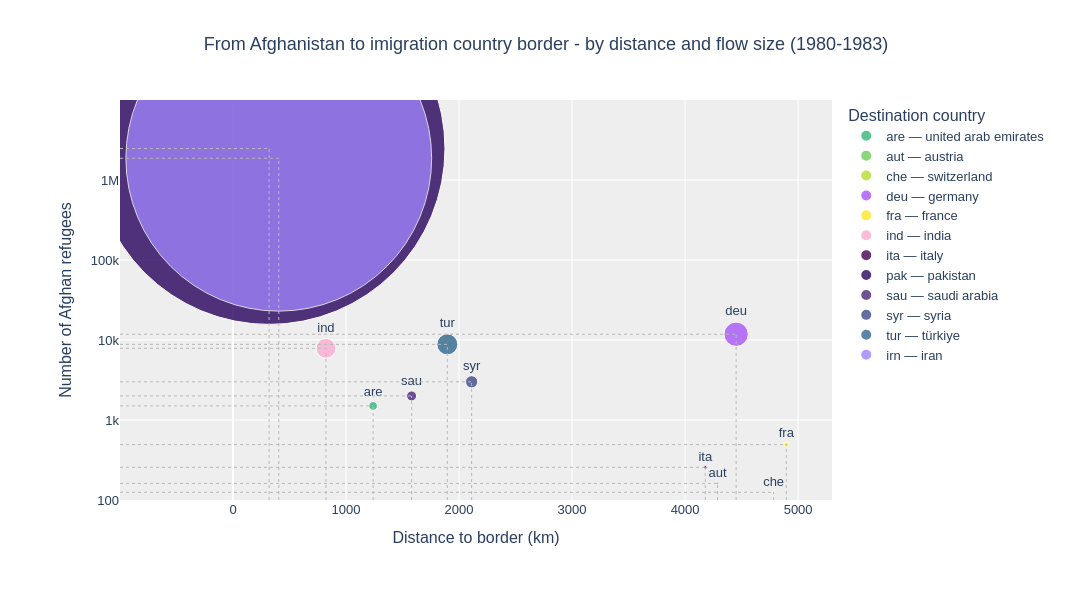

The notebook cell saved with this chart:
### Code cell
# -------------------------------------------------
#        Nunmber of refugees VS distance
# -------------------------------------------------

# Prep plot data
# ------------------

afg_plot = (
    afg_sub
    .groupby(["asylumiso", "asylumname"], as_index=False)["count"]
    .sum()
)

afg_plot["border_distance_km"] = afg_plot.apply(
    lambda row: distance_to_country_border_km(
        "afg",
        row["asylumiso"],
        countries_gdf
    ),
    axis=1
)


# legend labels
# ----------------
afg_plot["legend_label"] = (
    afg_plot["asylumiso"].str.lower()
    + " — "
    + afg_plot["asylumname"].str.lower()
)

legend_order = sorted(afg_plot["legend_label"].unique())

# custom colors
# ----------------
color_discrete_map={
"pak — pakistan": "#28035e",
"irn — iran": "#9E84FA",
"deu — germany": "#a855f7",
"usa — united States": "#c084fc",
"sau — saudi Arabia": "#d8b4fe",
"ind — india": "#fcabcf",
}

def lighten_color(color, amount=0.85):
    """
    Lightens the given color.
    amount=0 -> original color
    amount=1 -> white
    """
    try:
        c = mc.cnames[color]
    except:
        c = color

    r, g, b = mc.to_rgb(c)
    h, l, s = colorsys.rgb_to_hls(r, g, b)
    l = 1 - amount * (1 - l)

    r, g, b = colorsys.hls_to_rgb(h, l, s)

    return f"rgb({int(r*255)}, {int(g*255)}, {int(b*255)})"



#       plot
# ------------------
fig = px.scatter(
    afg_plot,
    x="border_distance_km",
    y="count",
    size="count",

    # use combined legend labels
    color="legend_label",
    color_discrete_map=color_discrete_map,
    category_orders={
    "legend_label": legend_order
    },

    text="asylumiso",
    log_y=True,
    hover_name="asylumname",
    hover_data={
    "legend_label": False,
    "asylumiso": False,
    },

    labels={
        "border_distance_km": "Distance to border (km)",
        "count": "Number of Afghan refugees",
        "legend_label": "Destination country",
    },

    title="From Afghanistan to imigration country border - by distance and flow size (1980-1983)",
    # Destinations by distance from central Afghanistan to immigration country border (1980-1983)
    # Afghanistan to imigration country border - by distanve and flow size (1980-1983)
    # Distance to recieving country border


    # colors
    color_discrete_sequence=px.colors.sequential.Viridis,
)

    # Other color codes
    # -------------------------------------------------------------
    # blue
    # color_discrete_sequence=px.colors.sequential.Blues,
    # Viridis
    # color_discrete_sequence=px.colors.sequential.Viridis,
    # pastelle
    # olor_discrete_sequence=px.colors.qualitative.Set3
    # reds yellow
    # color_discrete_sequence=px.colors.sequential.YlOrRd


# put iran trace last so it is drawn on top
fig.data = tuple(
    [trace for trace in fig.data if not trace.name.startswith("irn")]
    + [trace for trace in fig.data if trace.name.startswith("irn")]
)

# circle size and style
# -----------------------
fig.update_traces(
    textposition="top center",
    marker=dict(
        sizemode="area",
        sizeref=40,   # smaller = larger bubbles
        opacity=0.8,
    )
)


# pastel hover / explainer box
# ------------------------------
for trace in fig.data:

    original_color = trace.marker.color

    trace.hoverlabel = dict(
        bgcolor=lighten_color(original_color, 0.35),
        font_size=13,
        font_color="black",
        bordercolor=original_color,
    )


# y axis
# ----------
fig.update_yaxes(
    range=[2, 7],   # 10^2 to 10^7
    tickvals=[1e2, 1e3, 1e4, 1e5, 1e6],
    ticktext=["100", "1k", "10k", "100k", "1M"],
)

# x axis
# ----------
fig.update_xaxes(
    tickvals=[0, 1000, 2000, 3000, 4000, 5000],
    ticktext=["0", "1000", "2000", "3000", "4000", "5000"],
)

fig.update_layout(
    title_x=0.5,
    width=1200,
    height=600,

    plot_bgcolor="#eeeeee",
    paper_bgcolor="white",

    font=dict(family="Helvetica", size=13),

    margin=dict(
        l=120,   # left
        r=260,   # right
        t=100,   # top
        b=100,   # bottom
    )
)

# helper lines
#-------------------------------------------
x_min = -1000
x_max = 5300

fig.update_xaxes(
    range=[x_min, x_max],
    tickvals=[0, 1000, 2000, 3000, 4000, 5000],
    ticktext=["0", "1000", "2000", "3000", "4000", "5000"],
)

for _, row in afg_plot.iterrows():

    x = row["border_distance_km"]
    y = row["count"]
    color = "#B8B8B8"

    fig.add_shape(
        type="line",
        x0=x_min,
        x1=x,
        y0=y,
        y1=y,
        xref="x",
        yref="y",
        line=dict(color=color, width=1, dash="dot"),
        layer="above",
    )

    fig.add_shape(
        type="line",
        x0=x,
        x1=x,
        y0=100,
        y1=y,
        xref="x",
        yref="y",
        line=dict(color=color, width=1, dash="dot"),
        layer="above",
    )

# save plot
fig.write_html("../visualizations/afghanistan_distance_vs_count.html")

fig.show()

### Figure 1 — Plotly figure (JSON) as saved in the notebook; plotly's stock layout.template omitted (floating-point values rounded to 4 significant figures)
{"data": [{"customdata": [["are — united arab emirates", "are"]], "hovertemplate": "<b>%{hovertext}</b><br><br>Distance to border (km)=%{x}<br>Number of Afghan refugees=%{marker.size}<extra></extra>", "hovertext": ["united arab emirates"], "legendgroup": "are — united arab emirates", "marker": {"color": "#35b779", "size": [1500], "sizemode": "area", "sizeref": 40, "symbol": "circle", "opacity": 0.8}, "mode": "markers+text", "name": "are — united arab emirates", "orientation": "v", "showlegend": true, "text": ["are"], "x": [1240.0], "xaxis": "x", "y": [1500], "yaxis": "y", "type": "scatter", "textposition": "top center", "hoverlabel": {"bgcolor": "rgb(180, 233, 208)", "bordercolor": "#35b779", "font": {"size": 13, "color": "black"}}}, {"customdata": [["aut — austria", "aut"]], "hovertemplate": "<b>%{hovertext}</b><br><br>Distance to border (km)=%{x}<br>Number of Afghan refugees=%{marker.size}<extra></extra>", "hovertext": ["austria"], "legendgroup": "aut — austria", "marker": {"color": "#6ece58", "size": [161], "sizemode": "area", "sizeref": 40, "symbol": "circle", "opacity": 0.8}, "mode": "markers+text", "name": "aut — austria", "orientation": "v", "showlegend": true, "text": ["aut"], "x": [4287.0], "xaxis": "x", "y": [161], "yaxis": "y", "type": "scatter", "textposition": "top center", "hoverlabel": {"bgcolor": "rgb(204, 237, 196)", "bordercolor": "#6ece58", "font": {"size": 13, "color": "black"}}}, {"customdata": [["che — switzerland", "che"]], "hovertemplate": "<b>%{hovertext}</b><br><br>Distance to border (km)=%{x}<br>Number of Afghan refugees=%{marker.size}<extra></extra>", "hovertext": ["switzerland"], "legendgroup": "che — switzerland", "marker": {"color": "#b5de2b", "size": [125], "sizemode": "area", "sizeref": 40, "symbol": "circle", "opacity": 0.8}, "mode": "markers+text", "name": "che — switzerland", "orientation": "v", "showlegend": true, "text": ["che"], "x": [4784.0], "xaxis": "x", "y": [125], "yaxis": "y", "type": "scatter", "textposition": "top center", "hoverlabel": {"bgcolor": "rgb(229, 243, 180)", "bordercolor": "#b5de2b", "font": {"size": 13, "color": "black"}}}, {"customdata": [["deu — germany", "deu"]], "hovertemplate": "<b>%{hovertext}</b><br><br>Distance to border (km)=%{x}<br>Number of Afghan refugees=%{marker.size}<extra></extra>", "hovertext": ["germany"], "legendgroup": "deu — germany", "marker": {"color": "#a855f7", "size": [11810], "sizemode": "area", "sizeref": 40, "symbol": "circle", "opacity": 0.8}, "mode": "markers+text", "name": "deu — germany", "orientation": "v", "showlegend": true, "text": ["deu"], "x": [4452.0], "xaxis": "x", "y": [11810], "yaxis": "y", "type": "scatter", "textposition": "top center", "hoverlabel": {"bgcolor": "rgb(224, 195, 252)", "bordercolor": "#a855f7", "font": {"size": 13, "color": "black"}}}, {"customdata": [["fra — france", "fra"]], "hovertemplate": "<b>%{hovertext}</b><br><br>Distance to border (km)=%{x}<br>Number of Afghan refugees=%{marker.size}<extra></extra>", "hovertext": ["france"], "legendgroup": "fra — france", "marker": {"color": "#fde725", "size": [493], "sizemode": "area", "sizeref": 40, "symbol": "circle", "opacity": 0.8}, "mode": "markers+text", "name": "fra — france", "orientation": "v", "showlegend": true, "text": ["fra"], "x": [4896.0], "xaxis": "x", "y": [493], "yaxis": "y", "type": "scatter", "textposition": "top center", "hoverlabel": {"bgcolor": "rgb(254, 246, 178)", "bordercolor": "#fde725", "font": {"size": 13, "color": "black"}}}, {"customdata": [["ind — india", "ind"]], "hovertemplate": "<b>%{hovertext}</b><br><br>Distance to border (km)=%{x}<br>Number of Afghan refugees=%{marker.size}<extra></extra>", "hovertext": ["india"], "legendgroup": "ind — india", "marker": {"color": "#fcabcf", "size": [7870], "sizemode": "area", "sizeref": 40, "symbol": "circle", "opacity": 0.8}, "mode": "markers+text", "name": "ind — india", "orientation": "v", "showlegend": true, "text": ["ind"], "x": [822.2], "xaxis": "x", "y": [7870], "yaxis": "y", "type": "scatter", "textposition": "top center", "hoverlabel": {"bgcolor": "rgb(253, 225, 238)", "bordercolor": "#fcabcf", "font": {"size": 13, "color": "black"}}}, {"customdata": [["ita — italy", "ita"]], "hovertemplate": "<b>%{hovertext}</b><br><br>Distance to border (km)=%{x}<br>Number of Afghan refugees=%{marker.size}<extra></extra>", "hovertext": ["italy"], "legendgroup": "ita — italy", "marker": {"color": "#440154", "size": [256], "sizemode": "area", "sizeref": 40, "symbol": "circle", "opacity": 0.8}, "mode": "markers+text", "name": "ita — italy", "orientation": "v", "showlegend": true, "text": ["ita"], "x": [4179.0], "xaxis": "x", "y": [256], "yaxis": "y", "type": "scatter", "textposition": "top center", "hoverlabel": {"bgcolor": "rgb(225, 107, 253)", "bordercolor": "#440154", "font": {"size": 13, "color": "black"}}}, {"customdata": [["pak — pakistan", "pak"]], "hovertemplate": "<b>%{hovertext}</b><br><br>Distance to border (km)=%{x}<br>Number of Afghan refugees=%{marker.size}<extra></extra>", "hovertext": ["pakistan"], "legendgroup": "pak — pakistan", "marker": {"color": "#28035e", "size": [2475440], "sizemode": "area", "sizeref": 40, "symbol": "circle", "opacity": 0.8}, "mode": "markers+text", "name": "pak — pakistan", "orientation": "v", "showlegend": true, "text": ["pak"], "x": [319.1], "xaxis": "x", "y": [2475440], "yaxis": "y", "type": "scatter", "textposition": "top center", "hoverlabel": {"bgcolor": "rgb(170, 114, 250)", "bordercolor": "#28035e", "font": {"size": 13, "color": "black"}}}, {"customdata": [["sau — saudi arabia", "sau"]], "hovertemplate": "<b>%{hovertext}</b><br><br>Distance to border (km)=%{x}<br>Number of Afghan refugees=%{marker.size}<extra></extra>", "hovertext": ["saudi arabia"], "legendgroup": "sau — saudi arabia", "marker": {"color": "#482878", "size": [2000], "sizemode": "area", "sizeref": 40, "symbol": "circle", "opacity": 0.8}, "mode": "markers+text", "name": "sau — saudi arabia", "orientation": "v", "showlegend": true, "text": ["sau"], "x": [1580.0], "xaxis": "x", "y": [2000], "yaxis": "y", "type": "scatter", "textposition": "top center", "hoverlabel": {"bgcolor": "rgb(187, 163, 224)", "bordercolor": "#482878", "font": {"size": 13, "color": "black"}}}, {"customdata": [["syr — syria", "syr"]], "hovertemplate": "<b>%{hovertext}</b><br><br>Distance to border (km)=%{x}<br>Number of Afghan refugees=%{marker.size}<extra></extra>", "hovertext": ["syria"], "legendgroup": "syr — syria", "marker": {"color": "#3e4989", "size": [3000], "sizemode": "area", "sizeref": 40, "symbol": "circle", "opacity": 0.8}, "mode": "markers+text", "name": "syr — syria", "orientation": "v", "showlegend": true, "text": ["syr"], "x": [2111.0], "xaxis": "x", "y": [3000], "yaxis": "y", "type": "scatter", "textposition": "top center", "hoverlabel": {"bgcolor": "rgb(180, 186, 221)", "bordercolor": "#3e4989", "font": {"size": 13, "color": "black"}}}, {"customdata": [["tur — türkiye", "tur"]], "hovertemplate": "<b>%{hovertext}</b><br><br>Distance to border (km)=%{x}<br>Number of Afghan refugees=%{marker.size}<extra></extra>", "hovertext": ["türkiye"], "legendgroup": "tur — türkiye", "marker": {"color": "#31688e", "size": [8820], "sizemode": "area", "sizeref": 40, "symbol": "circle", "opacity": 0.8}, "mode": "markers+text", "name": "tur — türkiye", "orientation": "v", "showlegend": true, "text": ["tur"], "x": [1896.0], "xaxis": "x", "y": [8820], "yaxis": "y", "type": "scatter", "textposition": "top center", "hoverlabel": {"bgcolor": "rgb(171, 204, 226)", "bordercolor": "#31688e", "font": {"size": 13, "color": "black"}}}, {"customdata": [["irn — iran", "irn"]], "hovertemplate": "<b>%{hovertext}</b><br><br>Distance to border (km)=%{x}<br>Number of Afghan refugees=%{marker.size}<extra></extra>", "hovertext": ["iran"], "legendgroup": "irn — iran", "marker": {"color": "#9E84FA", "size": [1870000], "sizemode": "area", "sizeref": 40, "symbol": "circle", "opacity": 0.8}, "mode": "markers+text", "name": "irn — iran", "orientation": "v", "showlegend": true, "text": ["irn"], "x": [404.8], "xaxis": "x", "y": [1870000], "yaxis": "y", "type": "scatter", "textposition": "top center", "hoverlabel": {"bgcolor": "rgb(221, 211, 253)", "bordercolor": "#9E84FA", "font": {"size": 13, "color": "black"}}}], "layout": {"xaxis": {"anchor": "y", "domain": [0.0, 1.0], "title": {"text": "Distance to border (km)"}, "tickvals": [0, 1000, 2000, 3000, 4000, 5000], "ticktext": ["0", "1000", "2000", "3000", "4000", "5000"], "range": [-1000, 5300]}, "yaxis": {"anchor": "x", "domain": [0.0, 1.0], "title": {"text": "Number of Afghan refugees"}, "type": "log", "range": [2, 7], "tickvals": [100.0, 1000.0, 10000.0, 100000.0, 1000000.0], "ticktext": ["100", "1k", "10k", "100k", "1M"]}, "legend": {"title": {"text": "Destination country"}, "tracegroupgap": 0, "itemsizing": "constant"}, "title": {"text": "From Afghanistan to imigration country border - by distance and flow size (1980-1983)", "x": 0.5}, "font": {"family": "Helvetica", "size": 13}, "margin": {"l": 120, "r": 260, "t": 100, "b": 100}, "width": 1200, "height": 600, "plot_bgcolor": "#eeeeee", "paper_bgcolor": "white", "shapes": [{"layer": "above", "line": {"color": "#B8B8B8", "dash": "dot", "width": 1}, "type": "line", "x0": -1000, "x1": 1240.0, "xref": "x", "y0": 1500, "y1": 1500, "yref": "y"}, {"layer": "above", "line": {"color": "#B8B8B8", "dash": "dot", "width": 1}, "type": "line", "x0": 1240.0, "x1": 1240.0, "xref": "x", "y0": 100, "y1": 1500, "yref": "y"}, {"layer": "above", "line": {"color": "#B8B8B8", "dash": "dot", "width": 1}, "type": "line", "x0": -1000, "x1": 4287.0, "xref": "x", "y0": 161, "y1": 161, "yref": "y"}, {"layer": "above", "line": {"color": "#B8B8B8", "dash": "dot", "width": 1}, "type": "line", "x0": 4287.0, "x1": 4287.0, "xref": "x", "y0": 100, "y1": 161, "yref": "y"}, {"layer": "above", "line": {"color": "#B8B8B8", "dash": "dot", "width": 1}, "type": "line", "x0": -1000, "x1": 4784.0, "xref": "x", "y0": 125, "y1": 125, "yref": "y"}, {"layer": "above", "line": {"color": "#B8B8B8", "dash": "dot", "width": 1}, "type": "line", "x0": 4784.0, "x1": 4784.0, "xref": "x", "y0": 100, "y1": 125, "yref": "y"}, {"layer": "above", "line": {"color": "#B8B8B8", "dash": "dot", "width": 1}, "type": "line", "x0": -1000, "x1": 4452.0, "xref": "x", "y0": 11810, "y1": 11810, "yref": "y"}, {"layer": "above", "line": {"color": "#B8B8B8", "dash": "dot", "width": 1}, "type": "line", "x0": 4452.0, "x1": 4452.0, "xref": "x", "y0": 100, "y1": 11810, "yref": "y"}, {"layer": "above", "line": {"color": "#B8B8B8", "dash": "dot", "width": 1}, "type": "line", "x0": -1000, "x1": 4896.0, "xref": "x", "y0": 493, "y1": 493, "yref": "y"}, {"layer": "above", "line": {"color": "#B8B8B8", "dash": "dot", "width": 1}, "type": "line", "x0": 4896.0, "x1": 4896.0, "xref": "x", "y0": 100, "y1": 493, "yref": "y"}, {"layer": "above", "line": {"color": "#B8B8B8", "dash": "dot", "width": 1}, "type": "line", "x0": -1000, "x1": 822.2, "xref": "x", "y0": 7870, "y1": 7870, "yref": "y"}, {"layer": "above", "line": {"color": "#B8B8B8", "dash": "dot", "width": 1}, "type": "line", "x0": 822.2, "x1": 822.2, "xref": "x", "y0": 100, "y1": 7870, "yref": "y"}, {"layer": "above", "line": {"color": "#B8B8B8", "dash": "dot", "width": 1}, "type": "line", "x0": -1000, "x1": 404.8, "xref": "x", "y0": 1870000, "y1": 1870000, "yref": "y"}, {"layer": "above", "line": {"color": "#B8B8B8", "dash": "dot", "width": 1}, "type": "line", "x0": 404.8, "x1": 404.8, "xref": "x", "y0": 100, "y1": 1870000, "yref": "y"}, {"layer": "above", "line": {"color": "#B8B8B8", "dash": "dot", "width": 1}, "type": "line", "x0": -1000, "x1": 4179.0, "xref": "x", "y0": 256, "y1": 256, "yref": "y"}, {"layer": "above", "line": {"color": "#B8B8B8", "dash": "dot", "width": 1}, "type": "line", "x0": 4179.0, "x1": 4179.0, "xref": "x", "y0": 100, "y1": 256, "yref": "y"}, {"layer": "above", "line": {"color": "#B8B8B8", "dash": "dot", "width": 1}, "type": "line", "x0": -1000, "x1": 319.1, "xref": "x", "y0": 2475440, "y1": 2475440, "yref": "y"}, {"layer": "above", "line": {"color": "#B8B8B8", "dash": "dot", "width": 1}, "type": "line", "x0": 319.1, "x1": 319.1, "xref": "x", "y0": 100, "y1": 2475440, "yref": "y"}, {"layer": "above", "line": {"color": "#B8B8B8", "dash": "dot", "width": 1}, "type": "line", "x0": -1000, "x1": 1580.0, "xref": "x", "y0": 2000, "y1": 2000, "yref": "y"}, {"layer": "above", "line": {"color": "#B8B8B8", "dash": "dot", "width": 1}, "type": "line", "x0": 1580.0, "x1": 1580.0, "xref": "x", "y0": 100, "y1": 2000, "yref": "y"}, {"layer": "above", "line": {"color": "#B8B8B8", "dash": "dot", "width": 1}, "type": "line", "x0": -1000, "x1": 2111.0, "xref": "x", "y0": 3000, "y1": 3000, "yref": "y"}, {"layer": "above", "line": {"color": "#B8B8B8", "dash": "dot", "width": 1}, "type": "line", "x0": 2111.0, "x1": 2111.0, "xref": "x", "y0": 100, "y1": 3000, "yref": "y"}, {"layer": "above", "line": {"color": "#B8B8B8", "dash": "dot", "width": 1}, "type": "line", "x0": -1000, "x1": 1896.0, "xref": "x", "y0": 8820, "y1": 8820, "yref": "y"}, {"layer": "above", "line": {"color": "#B8B8B8", "dash": "dot", "width": 1}, "type": "line", "x0": 1896.0, "x1": 1896.0, "xref": "x", "y0": 100, "y1": 8820, "yref": "y"}]}}
